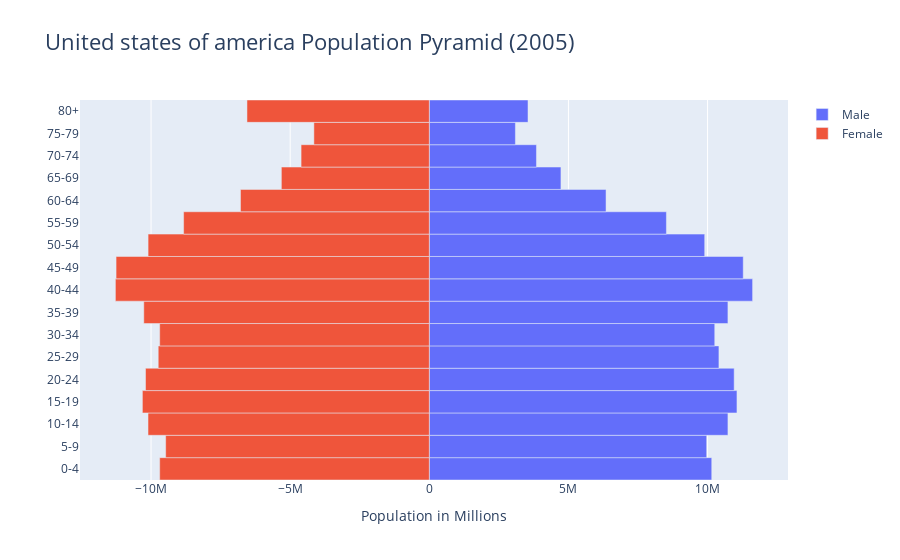

The notebook cell saved with this chart:
### Code cell
population_pyramid(2005, "United States of America")

### Figure 1 — Plotly figure (JSON) as saved in the notebook; plotly's stock layout.template omitted (floating-point values rounded to 4 significant figures)
{"data": [{"name": "Male", "orientation": "h", "type": "bar", "x": [10150000.0, 9968000.0, 10730000.0, 11060000.0, 10960000.0, 10410000.0, 10260000.0, 10730000.0, 11620000.0, 11280000.0, 9897000.0, 8521000.0, 6351000.0, 4730000.0, 3851000.0, 3094000.0, 3547000.0], "y": ["0-4", "5-9", "10-14", "15-19", "20-24", "25-29", "30-34", "35-39", "40-44", "45-49", "50-54", "55-59", "60-64", "65-69", "70-74", "75-79", "80+"]}, {"name": "Female", "orientation": "h", "type": "bar", "x": [-9690000.0, -9475000.0, -10110000.0, -10310000.0, -10200000.0, -9742000.0, -9690000.0, -10260000.0, -11280000.0, -11260000.0, -10110000.0, -8830000.0, -6786000.0, -5317000.0, -4608000.0, -4149000.0, -6553000.0], "y": ["0-4", "5-9", "10-14", "15-19", "20-24", "25-29", "30-34", "35-39", "40-44", "45-49", "50-54", "55-59", "60-64", "65-69", "70-74", "75-79", "80+"]}], "layout": {"bargap": 0, "bargroupgap": 0, "barmode": "relative", "title": {"font": {"size": 22}, "text": "United states of america Population Pyramid (2005)"}, "xaxis": {"title": {"font": {"size": 14}, "text": "Population in Millions"}}}}
